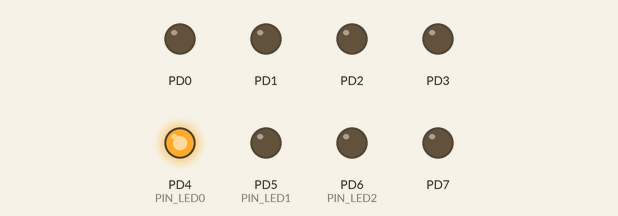
Recording of a program running on a simulated ATmega328P, built with avr-gcc and emulated at 16 MHz. On the bench: output pins drawn as LEDs (lit = HIGH).

Above: at 0.05 s.
At 0.55 s:
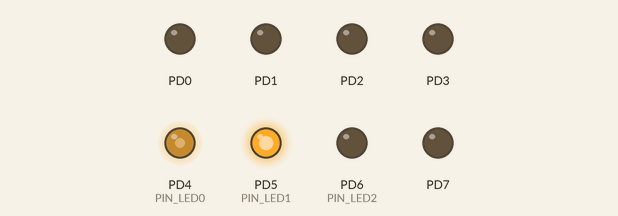
At 1.05 s:
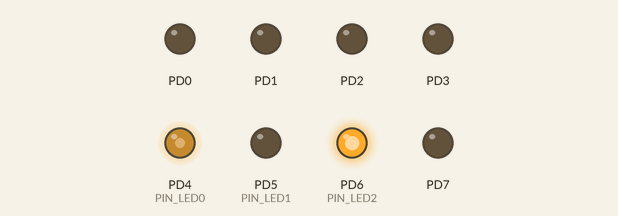
At 2.05 s:
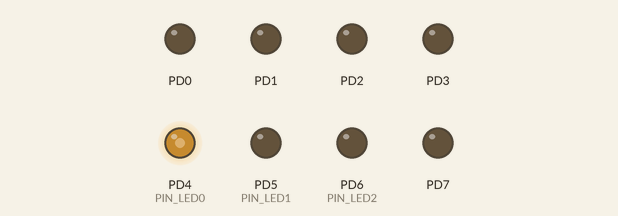
At 3.95 s:
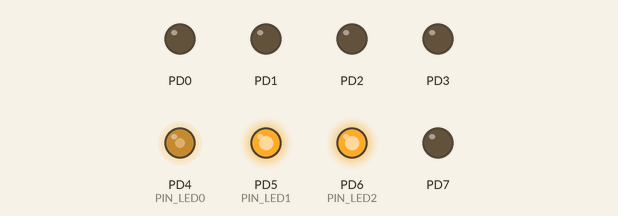
Timing chart, 0 to 4.6 s (numbered marks = the images above):
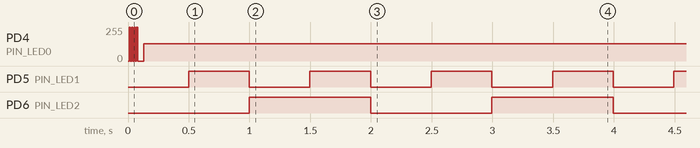

Measured:
- by itself, PD5 (PIN_LED1): alternates HIGH for 0.50 s and LOW for 0.50 s
- by itself, PD6 (PIN_LED2): alternates HIGH for 1.0 s and LOW for 1.0 s

The program:

main.c
```c
/*
 * Tema5_timer.c
 *
 * Created: 06.04.2023 11:48:34
 * Author : Elena
 */
#define F_CPU 16000000UL

#define PORT_LED0 PORTD
#define PIN_LED0  PIND4
#define PORT_LED1 PORTD
#define PIN_LED1  PIND5
#define PORT_LED2 PORTD
#define PIN_LED2  PIND6

#define OVF_TIMER_LED2 50
#define OVF_TIMER_LED3 100

#include <avr/io.h>
#include <avr/interrupt.h>
#include <util/delay.h>

void pinToggle(volatile uint8_t *port, uint8_t pin);
uint16_t OVFCountL2 = 0;
uint16_t OVFCountL3 = 0;


int main(void)
{
	init_devices();

    while (1) ;

}

void pinToggle(volatile uint8_t *port, uint8_t pin)
{
	*port ^= 1 << pin;
}

void init_devices(void)
{
	cli();
	port_init();
	timer0_init();
	sei();
}

void port_init(void)
{

	DDRD  = 0xFF;
	PORTD = 0x00;
}


void timer0_init(void){
	//Put Timer0 in CTC Mode, no compare match output
	TCCR0A = 0x00;
	TCCR0A = (1 << WGM01);

	//Set the prescaler. This will divide the input frequency by 1024
	TCCR0B = (1 << CS02) | (0 << CS01) | (1 << CS00);

	TCNT0 = 0x00;
	//The output frequency if Fclock / prescaler / OCR.
	OCR0A = 0x9B; //155

	//Enable Timer/Counter Output Compare Match Interrupt
	TIMSK0 |= (1 << OCIE0A);

}

ISR(TIMER0_COMPA_vect)
{
	pinToggle(&PORT_LED0, PIN_LED0);

	OVFCountL2++;
	OVFCountL3++;

	if(OVFCountL2 == OVF_TIMER_LED2){
		pinToggle(&PORT_LED1, PIN_LED1);
		OVFCountL2 = 0;
	}
	if(OVFCountL3 == OVF_TIMER_LED3){
		pinToggle(&PORT_LED2, PIN_LED2);
		OVFCountL3 = 0;
	}

}
```
